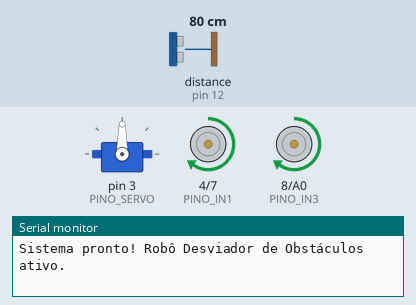
A sketch run on a simulated Arduino Uno, built with avr-gcc and run on an emulated ATmega328P. Parts: servo, motor-driver pin pairs drawn as motors (green arrow = first pin HIGH = forward, orange = second pin HIGH = backward, longer = more drive, scaled by the enable pin), the last lines printed to the serial monitor. Wiring (inferred from the names in the program): ultrasonic range finder: trigger pin 11; echo pin 12. The test bench sets the inputs (shaded band); at power-on: distance to the obstacle (sensor on pin 12) 80 cm. The echo pulse lasts 58.3 µs per cm.

Above: at 2.2 s.
2.3 s: distance to the obstacle (sensor on pin 12) set to 29 cm
3.8 s: distance to the obstacle (sensor on pin 12) set to 24 cm
At 4.53 s:
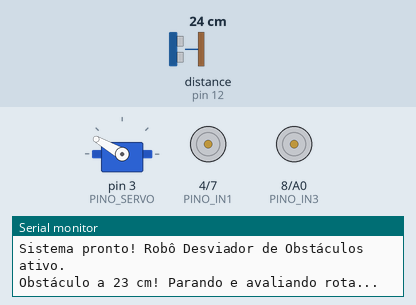
At 5.7 s:
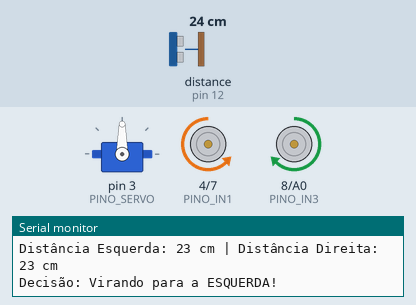
Timing chart, 0 to 12.8 s (numbered marks = the images above; inputs shaded):
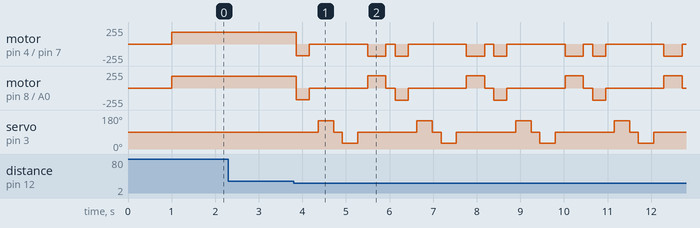

The sketch:

p56_robo_desviador_de_obstaculos.ino
```cpp
/*
 * Projeto 56: Robô Desviador de Obstáculos
 * O que faz: Avança com chassi 2WD e, ao detectar obstáculo (< 25 cm), usa o servo + HC-SR04 para escolher o lado livre.
 * Ligações: D3 (Servo), D11 (Trig), D12 (Echo), D5 (ENA PWM), D6 (ENB PWM), D4/D7 (IN1/IN2), D8/A0 (IN3/IN4)
 * Bibliotecas: Servo
 * Material: 80 Projetos Arduino
 */

#include <Servo.h>

const byte PINO_SERVO = 3; // Servo do pescoço do radar
const byte PINO_IN1 = 4;   // Motor Esquerdo IN1
const byte PINO_ENA = 5;   // Motor Esquerdo PWM (Timer0 - não conflita com Servo!)
const byte PINO_ENB = 6;   // Motor Direito PWM (Timer0 - não conflita com Servo!)
const byte PINO_IN2 = 7;   // Motor Esquerdo IN2
const byte PINO_IN3 = 8;   // Motor Direito IN3
const byte PINO_IN4 = A0;  // Motor Direito IN4
const byte PINO_TRIG = 11; // Trig do HC-SR04
const byte PINO_ECHO = 12; // Echo do HC-SR04

const int DISTANCIA_MINIMA_CM = 25; // AJUSTE AQUI: distância para parar e desviar (cm)
const byte VEL_FRENTE = 175;
const byte VEL_GIRO = 185;

Servo pescoco;

long medirDistanciaCm() {
  digitalWrite(PINO_TRIG, LOW);
  delayMicroseconds(2);
  digitalWrite(PINO_TRIG, HIGH);
  delayMicroseconds(10);
  digitalWrite(PINO_TRIG, LOW);

  unsigned long dur = pulseIn(PINO_ECHO, HIGH, 25000UL);
  if (dur == 0) return 300;
  return (long)(dur * 0.0343 / 2.0);
}

void parar() {
  digitalWrite(PINO_IN1, LOW);
  digitalWrite(PINO_IN2, LOW);
  digitalWrite(PINO_IN3, LOW);
  digitalWrite(PINO_IN4, LOW);
  analogWrite(PINO_ENA, 0);
  analogWrite(PINO_ENB, 0);
}

void frente() {
  digitalWrite(PINO_IN1, HIGH);
  digitalWrite(PINO_IN2, LOW);
  digitalWrite(PINO_IN3, HIGH);
  digitalWrite(PINO_IN4, LOW);
  analogWrite(PINO_ENA, VEL_FRENTE);
  analogWrite(PINO_ENB, VEL_FRENTE);
}

void recuar() {
  digitalWrite(PINO_IN1, LOW);
  digitalWrite(PINO_IN2, HIGH);
  digitalWrite(PINO_IN3, LOW);
  digitalWrite(PINO_IN4, HIGH);
  analogWrite(PINO_ENA, VEL_FRENTE);
  analogWrite(PINO_ENB, VEL_FRENTE);
}

void girarEsquerda() {
  digitalWrite(PINO_IN1, LOW);
  digitalWrite(PINO_IN2, HIGH);
  digitalWrite(PINO_IN3, HIGH);
  digitalWrite(PINO_IN4, LOW);
  analogWrite(PINO_ENA, VEL_GIRO);
  analogWrite(PINO_ENB, VEL_GIRO);
}

void girarDireita() {
  digitalWrite(PINO_IN1, HIGH);
  digitalWrite(PINO_IN2, LOW);
  digitalWrite(PINO_IN3, LOW);
  digitalWrite(PINO_IN4, HIGH);
  analogWrite(PINO_ENA, VEL_GIRO);
  analogWrite(PINO_ENB, VEL_GIRO);
}

long olharParaAngulo(int angulo) {
  pescoco.write(angulo);
  delay(350);
  long d = medirDistanciaCm();
  pescoco.write(90);
  delay(200);
  return d;
}

void setup() {
  Serial.begin(9600);
  pinMode(PINO_TRIG, OUTPUT);
  pinMode(PINO_ECHO, INPUT);
  pinMode(PINO_IN1, OUTPUT);
  pinMode(PINO_IN2, OUTPUT);
  pinMode(PINO_IN3, OUTPUT);
  pinMode(PINO_IN4, OUTPUT);
  pinMode(PINO_ENA, OUTPUT);
  pinMode(PINO_ENB, OUTPUT);

  pescoco.attach(PINO_SERVO);
  pescoco.write(90);
  parar();
  delay(1000);
  Serial.println(F("Sistema pronto! Robô Desviador de Obstáculos ativo."));
}

void loop() {
  long distFrente = medirDistanciaCm();

  if (distFrente < DISTANCIA_MINIMA_CM) {
    parar();
    Serial.print(F("Obstáculo a "));
    Serial.print(distFrente);
    Serial.println(F(" cm! Parando e avaliando rota..."));

    recuar();
    delay(300);
    parar();
    delay(200);

    long distEsq = olharParaAngulo(150);
    long distDir = olharParaAngulo(30);

    Serial.print(F("Distância Esquerda: "));
    Serial.print(distEsq);
    Serial.print(F(" cm | Distância Direita: "));
    Serial.print(distDir);
    Serial.println(F(" cm"));

    if (distEsq >= distDir) {
      Serial.println(F("Decisão: Virando para a ESQUERDA!"));
      girarEsquerda();
    } else {
      Serial.println(F("Decisão: Virando para a DIREITA!"));
      girarDireita();
    }
    delay(420);
    parar();
    delay(150);
  } else {
    frente();
  }

  delay(60);
}
```

Measured:
- the behaviour switches between 26 and 25 cm on distance to the obstacle (sensor on pin 12) (found by bisection; images 0 and 1)
- after the input at 2.3 s, every drawn part: stays the same
